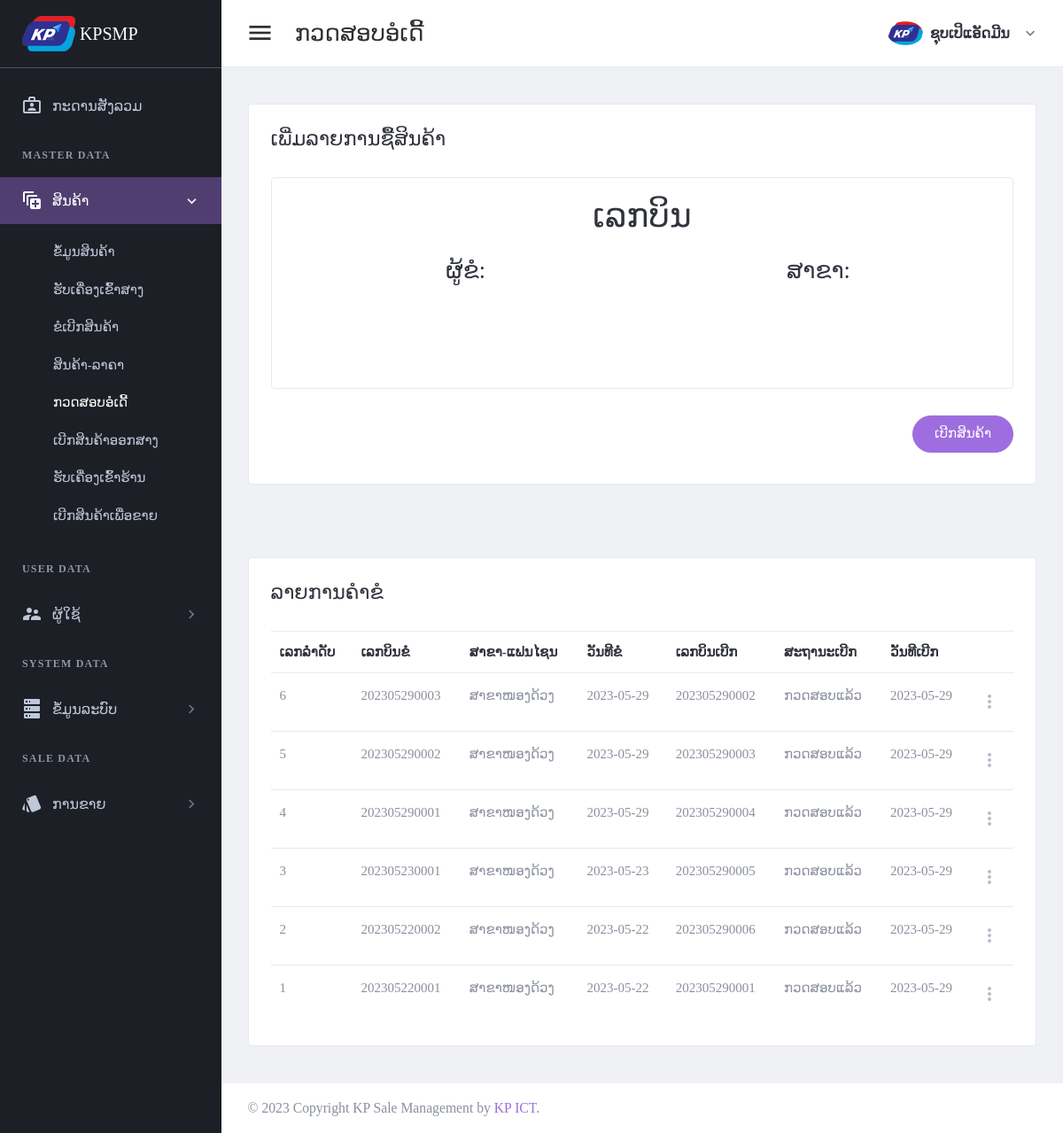
Page /page/check-order-request.php (signed in) on the earlier database version.
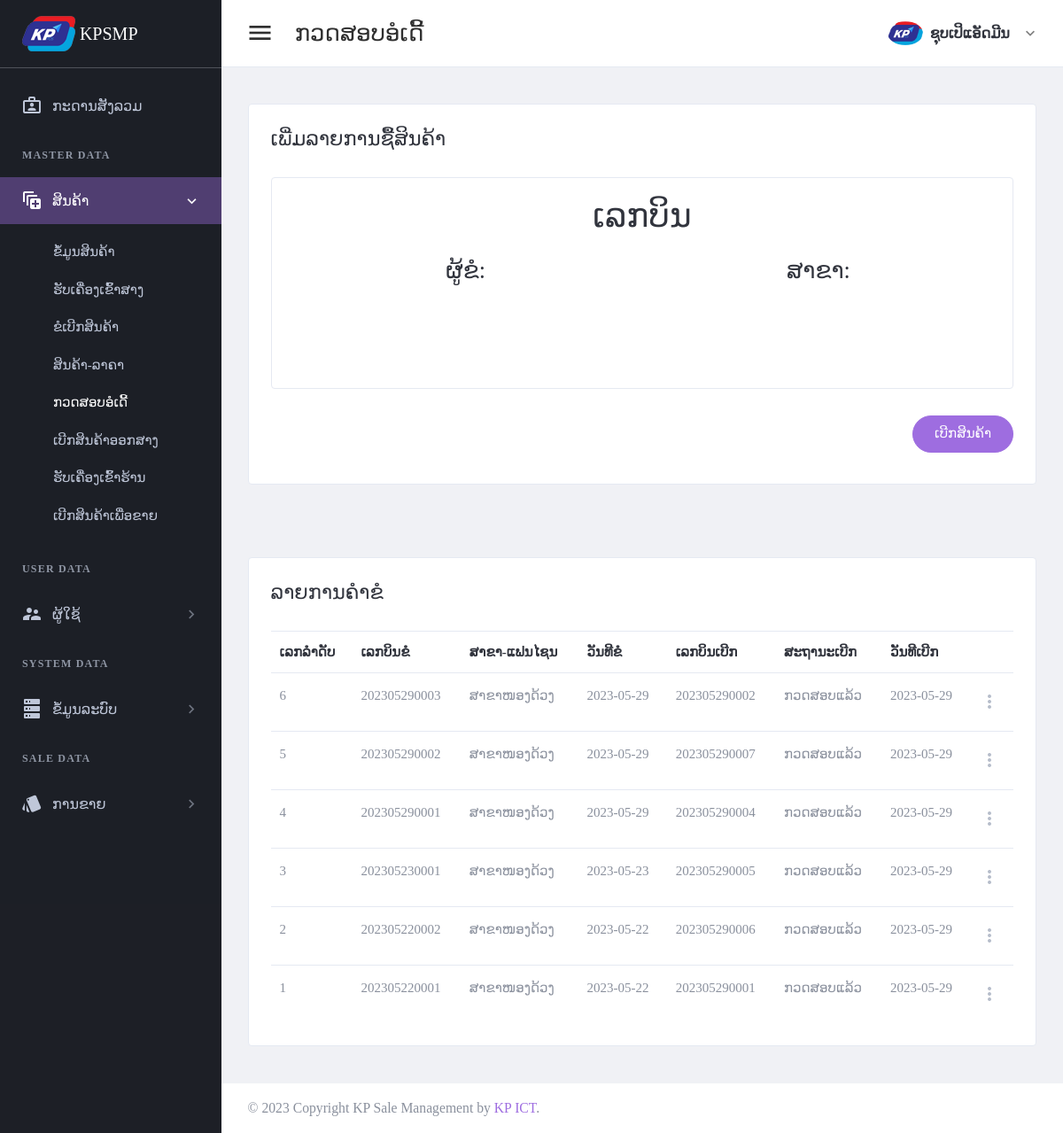
Same page on the later database version.
### tables this page shows
CREATE TABLE `tbl_header_title` (
  `ht_id` int(11) NOT NULL,
  `ht_name` varchar(300) DEFAULT NULL
);

CREATE TABLE `tbl_sub_title` (
  `st_id` int(11) NOT NULL,
  `st_name` varchar(300) DEFAULT NULL,
  `icon_code` varchar(100) DEFAULT NULL,
  `ht_id` int(11) DEFAULT NULL
);

CREATE TABLE `tbl_page_title` (
  `pt_id` int(11) NOT NULL,
  `pt_name` varchar(300) DEFAULT NULL,
  `ptf_name` varchar(100) DEFAULT NULL,
  `st_id` int(11) DEFAULT NULL
);

CREATE TABLE `tbl_approve_order` (
  `apo_id` int(11) NOT NULL,
  `apo_bill_number` varchar(30) DEFAULT NULL,
  `or_id` int(11) DEFAULT NULL,
  `br_id` int(11) DEFAULT NULL,
  `wh_id` int(11) DEFAULT NULL,
  `add_by` int(11) DEFAULT NULL,
  `date_register` date DEFAULT NULL
);

CREATE TABLE `tbl_order_request` (
  `or_id` int(11) NOT NULL,
  `or_bill_number` varchar(30) DEFAULT NULL,
  `br_id` int(11) DEFAULT NULL,
  `wh_id` int(11) DEFAULT NULL,
  `or_status` int(11) DEFAULT NULL,
  `add_by` int(11) DEFAULT NULL,
  `date_register` date DEFAULT NULL
);

CREATE TABLE `tbl_branch` (
  `br_id` int(11) NOT NULL,
  `br_name` varchar(150) DEFAULT NULL,
  `br_status` int(11) DEFAULT NULL,
  `br_type` int(11) DEFAULT NULL,
  `add_by` int(11) DEFAULT NULL,
  `date_register` date DEFAULT NULL
);

### setting/checksession.php (called while the page is built, shortened)
<?php
	if($_SESSION['id_users'] == "" )
	{
	header("location:logout.php");
	}
	  else{
		$role_id = $_SESSION["role_id"];
	}
?>

### page/check-order-request.php (the view, shortened to what the changed rows need)
<?php
include("../setting/checksession.php");
include("../setting/conn.php");
$header_name = "ກວດສອບອໍເດີ້";
$header_click = "2";
$or_id = $_GET['or_id'];
?>
<!DOCTYPE html>
<html lang="en" dir="ltr">
<head>
    <?php
    include("../setting/callcss.php");
    ?>
</head>
<body class="navbar-fixed sidebar-fixed" id="body">
    <div class="wrapper">
        <?php include "menu.php"; ?>
        <div class="page-wrapper">
            <div class="content-wrapper">
                <div class="content">
                    <div class="email-wrapper rounded border bg-white">
                        <div class="  no-gutters justify-content-center">
                            <div class="    ">
                                <div class="  p-4 p-xl-5">
                                    <form method="post" id="additemorderfrm">
                                        <?php
                                        $rowod = $conn->query("
                                        select a.or_id,a.br_id,a.wh_id,(case when apo_id is null then 0 else apo_id end) as apo_id,
                                        or_bill_number,br_name,full_name
                                        from tbl_order_request a
                                        left join tbl_approve_order b on a.or_id = b.or_id
                                        left join tbl_branch c on a.br_id = c.br_id
                                        left join tbl_user d on a.add_by = d.add_by
                                        where a.or_id ='$or_id' ")->fetch(PDO::FETCH_ASSOC);
                                        ?>
                                        <div class="card p-4">
                                            <div class="row   no-gutters justify-content-center">
                                                <div class="col-lg-12 text-center">
                                                    <div class="form-group">
                                                        <label for="firstName">
                                                            <h1> ເລກບິນ <?php echo $rowod['or_bill_number']; ?> </h1>
                                                        </label>
                                                    </div>
                                                </div>
                                            </div>
                                        </div>
                                    </form>
                                </div>
                            </div>
                        </div>
                    </div>
                </div>
            </div>
            <div class="content-wrapper">
                <div class="content">
                    <div class="email-wrapper rounded border bg-white">
                        <div class="  no-gutters justify-content-center">
                            <div class="">
                                <div class="  p-4 p-xl-5">
                                    <table id="productsTable" class="table table-hover table-product" style="width:100%">
                                        <thead>
                                            <tr>
                                                <th>ເລກລຳດັບ</th>
                                                <th>ເລກບິນຂໍ</th>
                                                <th>ສາຂາ-ແຟນໄຊນ</th>
                                                <th>ວັນທີຂໍ</th>
                                                <th>ເລກບິນເບີກ</th>
                                                <th>ສະຖານະເບີກ</th>
                                                <th>ວັນທີເບີກ</th>
                                                <th></th>
                                            </tr>
                                        </thead>
                                        <tbody>
                                            <?php
                                            $stmt4 = $conn->prepare(" SELECT  a.or_id,or_bill_number,br_name,a.date_register as date_request,apo_id
                                            ,apo_bill_number,b.date_register as date_check
                                            FROM tbl_order_request a
                                            left join tbl_approve_order b on a.or_id = b.or_id
                                            left join tbl_branch c on a.br_id = c.br_id
                                            order by a.or_id desc ");
                                            $stmt4->execute();
                                            if ($stmt4->rowCount() > 0) {
                                                while ($row4 = $stmt4->fetch(PDO::FETCH_ASSOC)) {
                                                    if (empty($row4['apo_bill_number'])) {
                                                        $apo_bill_number = "ລໍຖ້າກວດສອບ";
                                                        $aos_name = "ລໍຖ້າກວດສອບ";
                                                        $date_check = "ລໍຖ້າກວດສອບ";
                                                        $apo_id = 0;
                                                    } else {
                                                        $apo_bill_number = $row4['apo_bill_number'];
                                                        $aos_name = "ກວດສອບແລ້ວ";
                                                        $date_check = $row4['date_check'];
                                                    }
                                            ?>
                                                    <tr>
                                                        <td><?php echo $row4['or_id']; ?></td>
                                                        <td><?php echo $row4['or_bill_number']; ?></td>
                                                        <td><?php echo $row4['br_name']; ?></td>
                                                        <td><?php echo $row4['date_request']; ?></td>
                                                        <td><?php echo "$apo_bill_number"; ?></td>
                                                        <td><?php echo "$aos_name"; ?></td>
                                                        <td><?php echo "$date_check"; ?></td>
                                                        <td>
                                                            <div class="dropdown">
                                                                <a class="dropdown-toggle icon-burger-mini" href="#" role="button" id="dropdownMenuLink" data-toggle="dropdown" aria-haspopup="true" aria-expanded="false" data-display="static">
                                                                </a>
                                                            </div>
                                                        </td>
                                                    </tr>
                                            <?php
                                                }
                                            }
                                            ?>
                                        </tbody>
                                    </table>
                                </div>
                            </div>
                        </div>
                    </div>
                </div>
            </div>
        </div>
    </div>
</body>
</html>

### page/menu.php (shortened to what the changed rows need)
<aside class="left-sidebar sidebar-dark" id="left-sidebar">
  <div id="sidebar" class="sidebar sidebar-with-footer">
    <div class="sidebar-left" data-simplebar style="height: 100%;">
      <ul class="nav sidebar-inner" id="sidebar-menu">
        <li class="<?php if ($header_click == 0) {
                      echo "active";
                    } ?>">
          <a class="sidenav-item-link" href="index.php">
          </a>
        </li>
        <?php
        $stmt = $conn->prepare(" SELECT distinct a.ht_id,ht_name
        FROM tbl_header_title a
        left join tbl_role_page b on a.ht_id = b.ht_id
        where role_id ='$role_id'
        order by  a.ht_id asc ");
        $stmt->execute();
        if ($stmt->rowCount() > 0) {
          while ($row = $stmt->fetch(PDO::FETCH_ASSOC)) {
            $ht_id = $row['ht_id'];
            $ht_name = $row['ht_name'];
        ?>
            <li class="section-title"> <?php echo "$ht_name"; ?></li>
            <?php
            $stmt1 = $conn->prepare("SELECT distinct a.st_id,st_name,role_id,icon_code
            FROM tbl_sub_title a
            left join tbl_role_page b on a.st_id = b.st_id
            where a.ht_id = '$ht_id' and role_id ='$role_id'
            order by a.st_id asc ");
            $stmt1->execute();
            if ($stmt1->rowCount() > 0) {
              while ($row1 = $stmt1->fetch(PDO::FETCH_ASSOC)) {
                $st_name = $row1['st_name'];
                $st_id = $row1['st_id'];
                $icon_code = $row1['icon_code'];
            ?>
                <li class='has-sub <?php if ($header_click == "$st_id") {
                                      echo "active expand";
                                    } ?>'>
                  <a class="sidenav-item-link" href="javascript:void(0)" data-toggle="collapse" data-target='#<?php echo "$st_name"; ?>' aria-expanded="false" aria-controls="<?php echo "$st_name"; ?>">
                    <i class="mdi <?php echo "$icon_code"; ?>"></i>
                    <span class="nav-text"> <?php echo "$st_name"; ?> </span> <b class="caret"></b>
                  </a>
                  <ul class='collapse <?php if ($header_click == "$st_id") {
                                        echo "show";
                                      } ?>' id="<?php echo "$st_name"; ?>" data-parent="#sidebar-menu">
                    <div class="sub-menu">
                      <?php
                      $stmt2 = $conn->prepare(" SELECT pt_name,ptf_name
                      FROM tbl_page_title a
                      left join tbl_role_page b on a.pt_id = b.pt_id
                      where a.st_id = '$st_id' and role_id ='$role_id'
                      order by a.pt_id asc ");
                      $stmt2->execute();
                      if ($stmt2->rowCount() > 0) {
                        while ($row2 = $stmt2->fetch(PDO::FETCH_ASSOC)) {
                          $pt_name = $row2['pt_name'];
                      ?>
                          <li class="<?php if ($header_name ==  $row2['pt_name']) {
                                        echo "active";
                                      } ?>">
                            <a class="sidenav-item-link" href='<?php echo $row2['ptf_name'] ?>'>
                              <span class="nav-text"><?php echo "$pt_name"; ?></span>
                            </a>
                          </li>
                      <?php
                        }
                      }
                      ?>
                    </div>
                  </ul>
              <?php
              }
            }
              ?>
                </li>
            <?php
          }
        }
            ?>
      </ul>
    </div>
  </div>
</aside>

Differences in the rows shown:
removed tbl_approve_order: or.or_id "5", or.or_bill_number "202305290002", br.br_name "ສາຂາໜອງດ້ວງ", or.date_register "2023-05-29", apo_bill_number "202305290003", apo_bill_number "ກວດສອບແລ້ວ", date_register "2023-05-29"
added tbl_approve_order: or.or_id "5", or.or_bill_number "202305290002", br.br_name "ສາຂາໜອງດ້ວງ", or.date_register "2023-05-29", apo_bill_number "202305290007", apo_bill_number "ກວດສອບແລ້ວ", date_register "2023-05-29"
